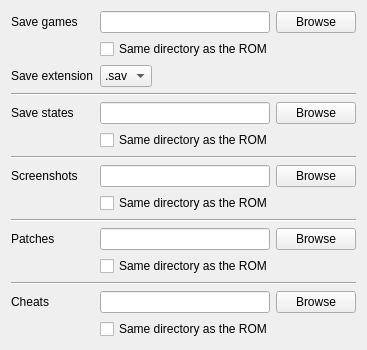
     <widget class="QWidget" name="paths">
      <layout class="QFormLayout" name="formLayout_3">
       <property name="fieldGrowthPolicy">
        <enum>QFormLayout::FieldsStayAtSizeHint</enum>
       </property>
       <item row="1" column="0">
        <widget class="QLabel" name="label_21">
         <property name="text">
          <string>Save games</string>
         </property>
        </widget>
       </item>
       <item row="1" column="1">
        <layout class="QHBoxLayout" name="horizontalLayout_3">
         <item>
          <widget class="QLineEdit" name="savegamePath">
           <property name="sizePolicy">
            <sizepolicy hsizetype="Expanding" vsizetype="Fixed">
             <horstretch>0</horstretch>
             <verstretch>0</verstretch>
            </sizepolicy>
           </property>
           <property name="minimumSize">
            <size>
             <width>170</width>
             <height>0</height>
            </size>
           </property>
          </widget>
         </item>
         <item>
          <widget class="QPushButton" name="savegameBrowse">
           <property name="text">
            <string>Browse</string>
           </property>
          </widget>
         </item>
        </layout>
       </item>
       <item row="2" column="1">
        <widget class="QCheckBox" name="savegameSameDir">
         <property name="text">
          <string>Same directory as the ROM</string>
         </property>
        </widget>
       </item>
       <item row="3" column="0">
        <widget class="QLabel" name="label_savegameExtension">
         <property name="text">
          <string>Save extension</string>
         </property>
        </widget>
       </item>
       <item row="3" column="1">
        <widget class="QComboBox" name="savegameExtension">
         <property name="sizePolicy">
          <sizepolicy hsizetype="Expanding" vsizetype="Fixed">
           <horstretch>0</horstretch>
           <verstretch>0</verstretch>
          </sizepolicy>
         </property>
         <item>
          <property name="text">
           <string>.sav</string>
          </property>
         </item>
         <item>
          <property name="text">
           <string>.srm</string>
          </property>
         </item>
        </widget>
       </item>
       <item row="4" column="0" colspan="2">
        <widget class="Line" name="line_7">
         <property name="orientation">
          <enum>Qt::Horizontal</enum>
         </property>
        </widget>
       </item>
       <item row="5" column="0">
        <widget class="QLabel" name="label_22">
         <property name="text">
          <string>Save states</string>
         </property>
        </widget>
       </item>
       <item row="5" column="1">
        <layout class="QHBoxLayout" name="horizontalLayout_4">
         <item>
          <widget class="QLineEdit" name="savestatePath">
           <property name="sizePolicy">
            <sizepolicy hsizetype="Expanding" vsizetype="Fixed">
             <horstretch>0</horstretch>
             <verstretch>0</verstretch>
            </sizepolicy>
           </property>
           <property name="minimumSize">
            <size>
             <width>170</width>
             <height>0</height>
            </size>
           </property>
          </widget>
         </item>
         <item>
          <widget class="QPushButton" name="savestateBrowse">
           <property name="text">
            <string>Browse</string>
           </property>
          </widget>
         </item>
        </layout>
       </item>
       <item row="6" column="1">
        <widget class="QCheckBox" name="savestateSameDir">
         <property name="text">
          <string>Same directory as the ROM</string>
         </property>
        </widget>
       </item>
       <item row="7" column="0" colspan="2">
        <widget class="Line" name="line_6">
         <property name="orientation">
          <enum>Qt::Horizontal</enum>
         </property>
        </widget>
       </item>
       <item row="8" column="0">
        <widget class="QLabel" name="label_23">
         <property name="text">
          <string>Screenshots</string>
         </property>
        </widget>
       </item>
       <item row="8" column="1">
        <layout class="QHBoxLayout" name="horizontalLayout_7">
         <item>
          <widget class="QLineEdit" name="screenshotPath">
           <property name="sizePolicy">
            <sizepolicy hsizetype="Expanding" vsizetype="Fixed">
             <horstretch>0</horstretch>
             <verstretch>0</verstretch>
            </sizepolicy>
           </property>
           <property name="minimumSize">
            <size>
             <width>170</width>
             <height>0</height>
            </size>
           </property>
          </widget>
         </item>
         <item>
          <widget class="QPushButton" name="screenshotBrowse">
           <property name="text">
            <string>Browse</string>
           </property>
          </widget>
         </item>
        </layout>
       </item>
       <item row="9" column="1">
        <widget class="QCheckBox" name="screenshotSameDir">
         <property name="text">
          <string>Same directory as the ROM</string>
         </property>
        </widget>
       </item>
       <item row="10" column="0" colspan="2">
        <widget class="Line" name="line_15">
         <property name="orientation">
          <enum>Qt::Horizontal</enum>
         </property>
        </widget>
       </item>
       <item row="11" column="0">
        <widget class="QLabel" name="label_47">
         <property name="text">
          <string>Patches</string>
         </property>
        </widget>
       </item>
       <item row="11" column="1">
        <layout class="QHBoxLayout" name="horizontalLayout_26">
         <item>
          <widget class="QLineEdit" name="patchPath">
           <property name="sizePolicy">
            <sizepolicy hsizetype="Expanding" vsizetype="Fixed">
             <horstretch>0</horstretch>
             <verstretch>0</verstretch>
            </sizepolicy>
           </property>
           <property name="minimumSize">
            <size>
             <width>170</width>
             <height>0</height>
            </size>
           </property>
          </widget>
         </item>
         <item>
          <widget class="QPushButton" name="patchBrowse">
           <property name="text">
            <string>Browse</string>
           </property>
          </widget>
         </item>
        </layout>
       </item>
       <item row="12" column="1">
        <widget class="QCheckBox" name="patchSameDir">
         <property name="text">
          <string>Same directory as the ROM</string>
         </property>
        </widget>
       </item>
       <item row="13" column="0" colspan="2">
        <widget class="Line" name="line_14">
         <property name="orientation">
          <enum>Qt::Horizontal</enum>
         </property>
        </widget>
       </item>
       <item row="14" column="0">
        <widget class="QLabel" name="label_48">
         <property name="text">
          <string>Cheats</string>
         </property>
        </widget>
       </item>
       <item row="14" column="1">
        <layout class="QHBoxLayout" name="horizontalLayout_27">
         <item>
          <widget class="QLineEdit" name="cheatsPath">
           <property name="sizePolicy">
            <sizepolicy hsizetype="Expanding" vsizetype="Fixed">
             <horstretch>0</horstretch>
             <verstretch>0</verstretch>
            </sizepolicy>
           </property>
           <property name="minimumSize">
            <size>
             <width>170</width>
             <height>0</height>
            </size>
           </property>
          </widget>
         </item>
         <item>
          <widget class="QPushButton" name="cheatsBrowse">
           <property name="text">
            <string>Browse</string>
           </property>
          </widget>
         </item>
        </layout>
       </item>
       <item row="15" column="1">
        <widget class="QCheckBox" name="cheatsSameDir">
         <property name="text">
          <string>Same directory as the ROM</string>
         </property>
        </widget>
       </item>
      </layout>
     </widget>
